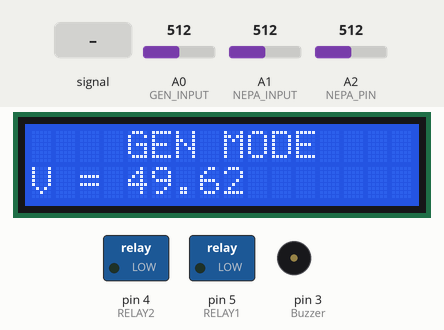
Simulated run of this sketch. Board: Arduino Uno, built with avr-gcc and run on an emulated ATmega328P. Shown: 16×2 character LCD, switched loads named in the sketch (green lamp = pin HIGH), buzzer (waves = sounding, pin HIGH). The test bench sets the inputs (shaded band); at power-on: A1 (NEPA_INPUT) = 512, A0 (GEN_INPUT) = 512, A2 (NEPA_PIN) = 512. What the sketch prints to the serial monitor is not drawn.

Above: at 1.2 s.
1.3 s: A2 (NEPA_PIN) fed a 200 Hz sine of ±255 counts around its level
At 4.1 s:
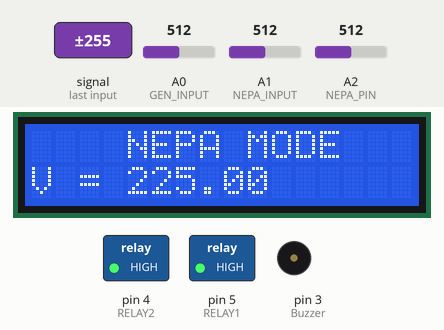
4.3 s: A1 (NEPA_INPUT) set to 30
At 5.9 s:
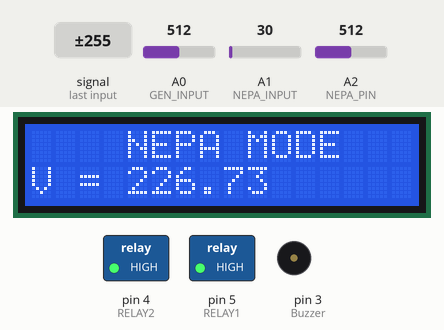
6.2 s: A1 (NEPA_INPUT) set to 50
At 7.5 s:
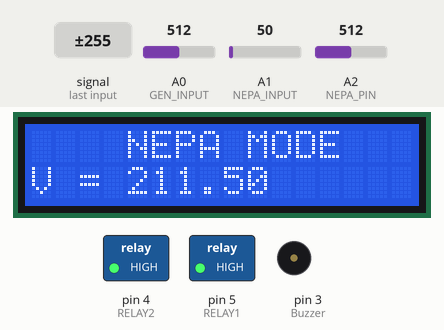
7.8 s: A1 (NEPA_INPUT) set to 0
At 9.4 s:
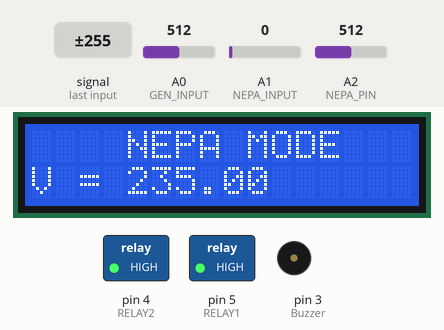
Timing chart, 0 to 10.5 s (numbered marks = the images above; inputs shaded):
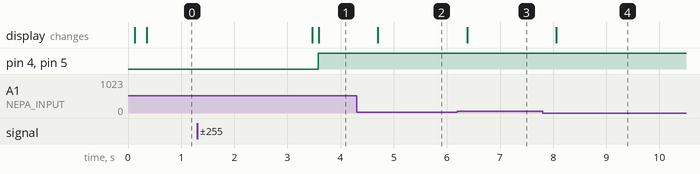

The sketch:

ArduinoCode.ino
```cpp
#include <LiquidCrystal.h>
#include <EEPROM.h>

LiquidCrystal lcd(8, 9, 10, 11, 12, 13);

void Welcome(void);

const int RELAY1 = 5;
const int RELAY2 = 4;
const int Buzzer = 3;

const int NEPA_INPUT = A1;
const int GEN_INPUT = A0;

double NEPA_VOLT = 0.0;
double GEN_VOLT = 0.0;

 double max;
 int i;
 unsigned int temp=0;
 double maxpoint = 0;

const int NEPA_PIN = A2;


void printf(char x,char y,String Text);// function declaration

void printf(char x,char y,int Number);// function declaration
void printf(char x,char y,double F);// function declaration
void printf(char x,char y,long  int Number);// function declaration

void Welcome(void);
void display_refresher(void);
void GEN_MODE(void);
void NEPA_MODE(void);
double getNepaVoltage(void);
float getGenVoltage(void);
double getMainVoltage(void);
```

App.ino
```cpp
void loop()
{
    NEPA_VOLT = getMainVoltage();
      Serial.println(NEPA_VOLT);
   if(NEPA_VOLT>100){
      NEPA_MODE();
   }else{
      GEN_MODE();
   }


}
```

function.ino
```cpp
void Welcome(void)
{
  cls();//Clear The Display
  printf(0,6,"ATS");
  printf(1,6,"SYSTEM");
  delay(5000);//Cause a delay/pause for 2s(2000ms)
  cls();
}


float getGenVoltage(){

 for(i=0;i<500;i++)
      {
        temp =analogRead(GEN_INPUT);
         if(temp>maxpoint)
         {
            maxpoint = temp;
         }
      }

maxpoint = maxpoint *(10.0/1023.0);
maxpoint = (maxpoint - 5.0);
maxpoint = maxpoint * 110.1909091;
 max=maxpoint *.707106781;
  max = (max * -1)+50;
 return max;

}

double getNepaVoltage(){


 for(i=0;i<500;i++)
      {
        temp =analogRead(NEPA_INPUT);
         if(temp>maxpoint)
         {
            maxpoint = temp;
         }
      }

 maxpoint = maxpoint *(10.0/1023.0);
 maxpoint = (maxpoint - 5.0);
 maxpoint = maxpoint *110.1909091;
 max=maxpoint *.707106781;
 max = (max * -1)-140.0;
 if(max<200){
    max = 225;
 }else if(max>245){
     max = 235;
 }
   return max;
}

double getMainVoltage(){

 for(i=0;i<500;i++)
      {
        temp =analogRead(NEPA_PIN);
         if(temp>maxpoint)
         {
            maxpoint = temp;
         }
      }

maxpoint = maxpoint *(10.0/1023.0);
maxpoint = (maxpoint - 5.0);
maxpoint = maxpoint *110.1909091;
 max=maxpoint *.707106781;
 //max = (max * -1)+50;
  return max;
}


void GEN_MODE(void){

  printf(0,4,"GEN MODE");
  printf(1,0,"V = ");
  GEN_VOLT =  getGenVoltage();
  NEPA_VOLT = getMainVoltage();
  while(1){
  GEN_VOLT =  getGenVoltage();
  NEPA_VOLT = getMainVoltage();
  Serial.println(NEPA_VOLT);
  if(NEPA_VOLT>100){
    digitalWrite(RELAY1,LOW);
    digitalWrite(RELAY2,LOW);
    delay(2000);
    break;
  }
  digitalWrite(RELAY1,LOW);
  digitalWrite(RELAY2,LOW);
  printf(1,4,GEN_VOLT);
  }
  digitalWrite(RELAY1,LOW);
  digitalWrite(RELAY2,LOW);

}


void NEPA_MODE(void){

  printf(0,4,"NEPA MODE");
  printf(1,0,"V = ");
  NEPA_VOLT = getNepaVoltage();
  while(1){
  NEPA_VOLT = getNepaVoltage();
  //Serial.println(getMainVoltage());
  digitalWrite(RELAY1,HIGH);
  digitalWrite(RELAY2,HIGH);
  printf(1,4,NEPA_VOLT);
  delay(500);
  }

}
```

setup.ino
```cpp
void setup()
{


    lcd.begin(16,2);
    Serial.begin(9600);
    pinMode(RELAY1,OUTPUT);
    pinMode(RELAY2,OUTPUT);
    pinMode(Buzzer,OUTPUT);
    pinMode(NEPA_PIN,INPUT);
    pinMode(NEPA_INPUT,INPUT);
    pinMode(GEN_INPUT,INPUT);
   Serial.begin(9600);
  // Welcome();//Welcome Note


}
```

lcd.ino
```cpp
void printf(char x,char y,String Text);// function declaration
void printf(char x,char y,int Number);// function declaration
void printf(char x,char y,double F);// function declaration
void printf(char x,char y,long int Number);// function declaration

void display_refresher(void);
  char display_refresh = 0;
void display_refresher(void)
{
  display_refresh +=1;
  if(display_refresh>40)
  {
    lcd.begin(16,2);
    display_refresh =0;
  }


}

void cls(void)
{
  lcd.clear();
}
void printf(char x, char y,String Text)
{
  lcd.setCursor(y,x);
  lcd.print(Text);
}

void printf(char x, char y,int Number)
{
  lcd.setCursor(y,x);
  lcd.print(Number);
}

void printf(char x, char y,long int Number)
{
  lcd.setCursor(y,x);
  lcd.print(Number);
}

void printf(char x, char y,double F)
{
  lcd.setCursor(y,x);
  lcd.print(F);
}
```

Measured:
- after the input at 1.3 s, pin 4 (RELAY2), pin 5 (RELAY1): LOW → HIGH after 2.3 s; the display: first changes after 2.2 s (image 1 shows a later state)
- after the input at 4.3 s, the display: changes after 0.40 s (image 2)
- after the input at 6.2 s, the display: changes after 0.18 s (image 3)
- after the input at 7.8 s, the display: changes after 0.26 s (image 4)
